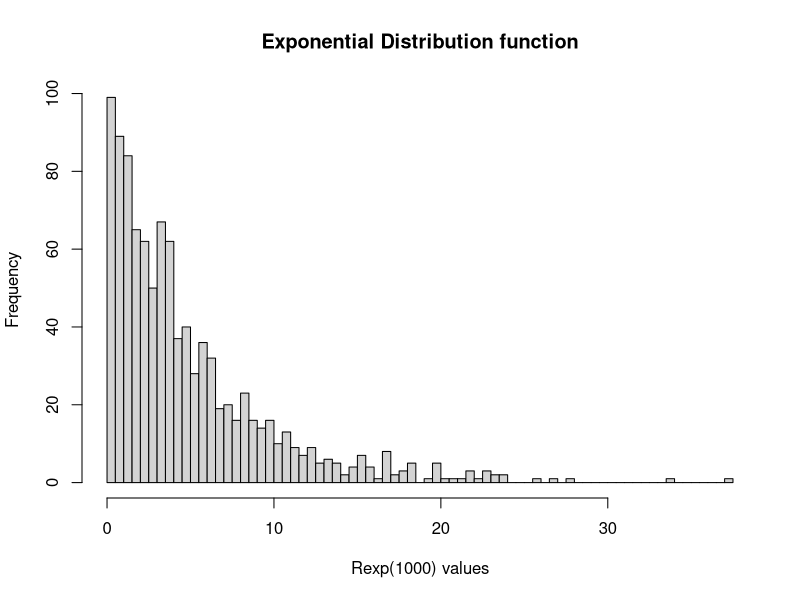
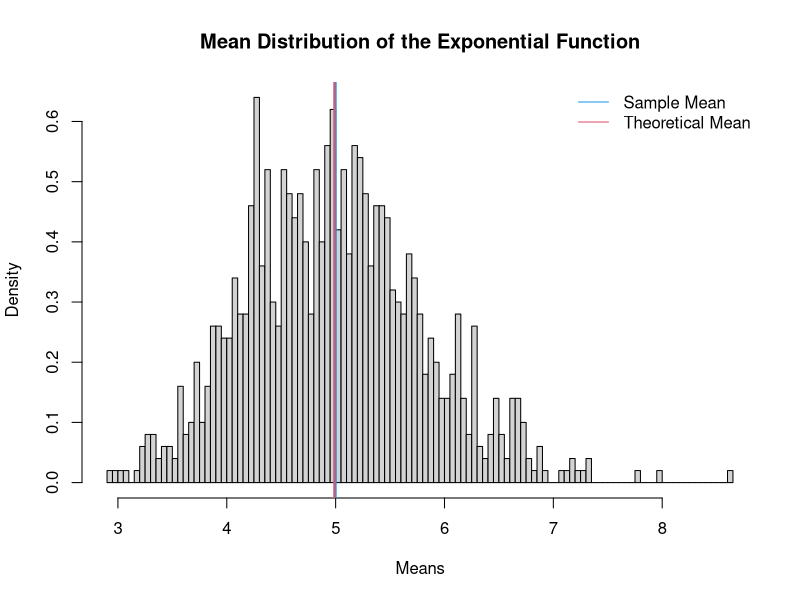

These figures' R source, in order:
## ---- chunk 1
knitr::opts_chunk$set(echo = TRUE)
## ---- chunk 2
lambda <- 0.2                 # We set lambda equal to 0.2,
n <- 40                       # sample size equal to 40,
ns <- 1000                    # number of sample sets equal to 1000
sd <- 1/lambda                # standard deviation
theoretical.mean = 1/lambda   # expected mean by definition
theoretical.var = 1/lambda^2  # expected variance by definition
## ---- chunk 3

x = NULL
rexp.data <- matrix(nrow = ns, ncol = 2)
set.seed(666)  #set seed for reproducibility
for(i in 1:ns){x <- rexp(n, lambda)
      rexp.data[i,1] <- mean(x) #mean is computed separately for each sample set
      rexp.data[i,2] <- var(x)} #variance is computed separately for each sample set
sample.mean <- mean(rexp.data[,1])     #compute for the mean of the means
sample.var <- mean(rexp.data[,2])      #compute for the mean of variance
cat("The theoretical mean is", theoretical.mean,
    ", the mean from the generated sample set is", sample.mean, ".")
cat("The theoretical variance is", theoretical.var,
    ", the variance obtained from the sample set is", sample.var, ".")

## ---- chunk 4

hist(rexp(1000, .2), breaks = 100, main = "Exponential Distribution function", xlab = "Rexp(1000) values")

## ---- chunk 5

hist(rexp.data[,1], breaks = 100, prob = TRUE, 
     main="Mean Distribution of the Exponential Function", xlab="Means")
abline(v = theoretical.mean, col= 4, lwd = 2)
abline(v = sample.mean, col = 2,lwd = 2)
legend('topright', c("Sample Mean", "Theoretical Mean"), bty = "n", lty = c(1,1), col = c(col = 4, col = 2))
